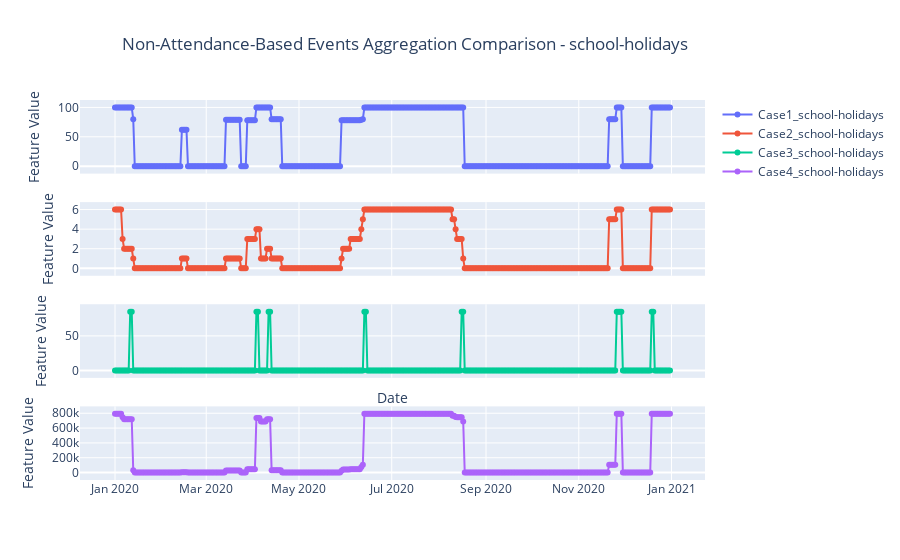

The notebook cell this image was saved under:
### Code cell
plot_difference_per_category("school-holidays")

### Figure 1 — Plotly figure (JSON) as saved in the notebook; plotly's stock layout.template omitted (floating-point values rounded to 4 significant figures; data arrays with more than 128 entries replaced by an {"elided": "..."} marker saying what was removed)
{"data": [{"mode": "lines+markers", "name": "Case1_school-holidays", "type": "scatter", "x": {"elided": "366 str values"}, "xaxis": "x", "y": {"elided": "366 int values"}, "yaxis": "y"}, {"mode": "lines+markers", "name": "Case2_school-holidays", "type": "scatter", "x": {"elided": "366 str values"}, "xaxis": "x2", "y": {"elided": "366 int values"}, "yaxis": "y2"}, {"mode": "lines+markers", "name": "Case3_school-holidays", "type": "scatter", "x": {"elided": "366 str values"}, "xaxis": "x3", "y": {"elided": "366 int values"}, "yaxis": "y3"}, {"mode": "lines+markers", "name": "Case4_school-holidays", "type": "scatter", "x": {"elided": "366 str values"}, "xaxis": "x4", "y": {"elided": "366 int values"}, "yaxis": "y4"}], "layout": {"title": {"text": "Non-Attendance-Based Events Aggregation Comparison - school-holidays", "x": 0.45}, "xaxis": {"anchor": "y", "domain": [0, 1], "matches": "x4", "showticklabels": false}, "xaxis2": {"anchor": "y2", "domain": [0, 1], "matches": "x4", "showticklabels": false}, "xaxis3": {"anchor": "y3", "domain": [0, 1], "matches": "x4", "showticklabels": false, "title": {"text": "Date"}}, "xaxis4": {"anchor": "y4", "domain": [0, 1]}, "yaxis": {"anchor": "x", "domain": [0.8063, 1], "title": {"text": "Feature Value"}}, "yaxis2": {"anchor": "x2", "domain": [0.5375, 0.7312], "title": {"text": "Feature Value"}}, "yaxis3": {"anchor": "x3", "domain": [0.2687, 0.4625], "title": {"text": "Feature Value"}}, "yaxis4": {"anchor": "x4", "domain": [0, 0.1938], "title": {"text": "Feature Value"}}}}
